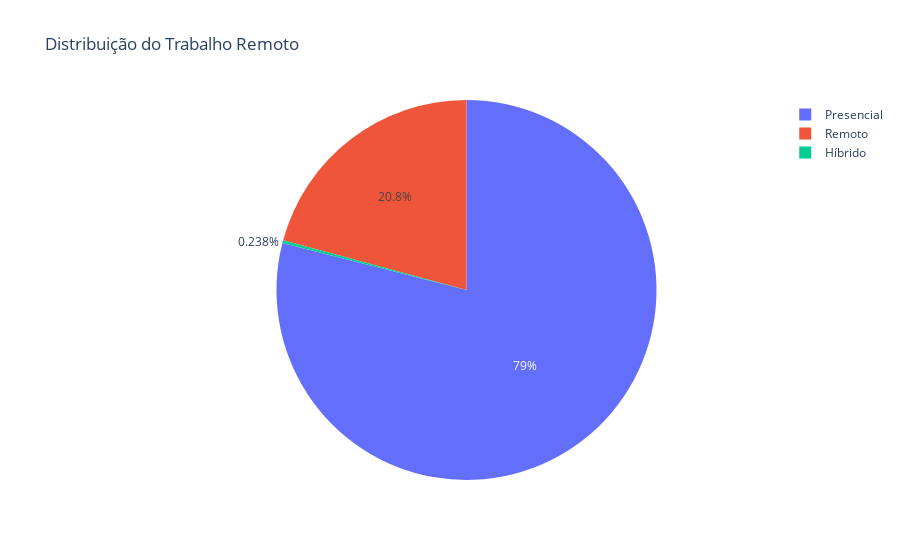

The notebook cell this image was saved under:
### Code cell
fig = px.pie(trabalho_remoto_contagem, names='Tipo do Trabalho', values='Quantidade', title='Distribuição do Trabalho Remoto')
fig.show()

### Figure 1 — Plotly figure (JSON) as saved in the notebook; plotly's stock layout.template omitted (floating-point values rounded to 4 significant figures)
{"data": [{"domain": {"x": [0, 1], "y": [0, 1]}, "hovertemplate": "Tipo do Trabalho=%{label}<br>Quantidade=%{value}<extra></extra>", "labels": ["Presencial", "Remoto", "Híbrido"], "legendgroup": "", "name": "", "showlegend": true, "type": "pie", "values": [105305, 27716, 318]}], "layout": {"legend": {"tracegroupgap": 0}, "title": {"text": "Distribuição do Trabalho Remoto"}}}
